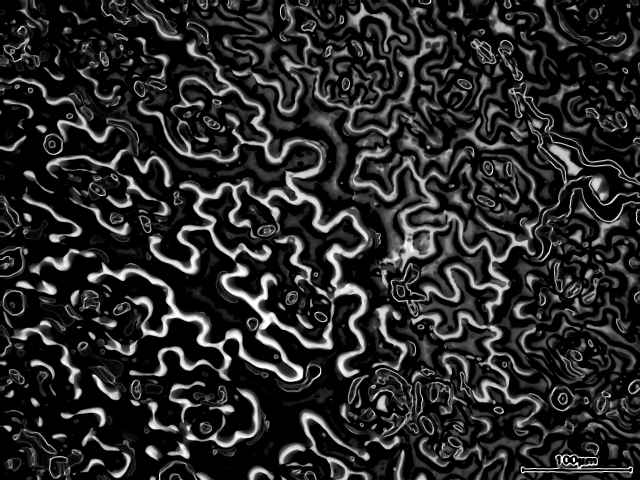
#> input picture check.png, 1280 x 960 px, given in place of hdg2-2_1_5_3_A.avi, which was not available (shown at 1/2 size)
$ python background_subtraction.py
#> lines starting #> are read from the running program, lines starting #| are printed output that depends on the picture; after the words box and inside, x2 and y2 are one past the last pixel; in counts of white or black regions, pixels touching at a corner belong together; pictures that were not available may be replaced by others from this repository, and a replacement may not be noted
import cv2
import numpy as np
import sys

# read input video
VIDEO = 'hdg2-2_1_5_3_A.avi'
cap = cv2.VideoCapture(VIDEO)
if (cap.isOpened()== False):
    print("!!! Failed to open video")
    sys.exit(-1)

# retrieve input video frame size
frame_width = int(cap.get(cv2.CAP_PROP_FRAME_WIDTH))
frame_height = int(cap.get(cv2.CAP_PROP_FRAME_HEIGHT))
fps = cap.get(cv2.CAP_PROP_FPS)
#print('* Input Video settings:', frame_width, 'x', frame_height, '@', fps)

# adjust output video size
frame_height = int(frame_height / 2)
#print('* Output Video settings:', frame_width, 'x', frame_height, '@', fps)

# create output video
#video_out = cv2.VideoWriter('traffic_out.mp4', cv2.VideoWriter_fourcc(*'MP4V'), fps, (frame_width, frame_height))
#video_out = cv2.VideoWriter('traffic_out.avi', cv2.VideoWriter_fourcc('M','J','P','G'), fps, (frame_width, frame_height), True)

# create MOG
backSub = cv2.createBackgroundSubtractorMOG2(history=1, varThreshold=156, detectShadows=True)
iter = 0
while (True):
    # retrieve frame from the video
    ret, frame = cap.read() # 3-channels
#> frame is the input picture: shape (960, 1280, 3); min 0, max 255, mean 40.7
    if (frame is None):
        break

    # resize to 50% of its original size
    frame = cv2.resize(frame, None, fx=0.5, fy=0.5)
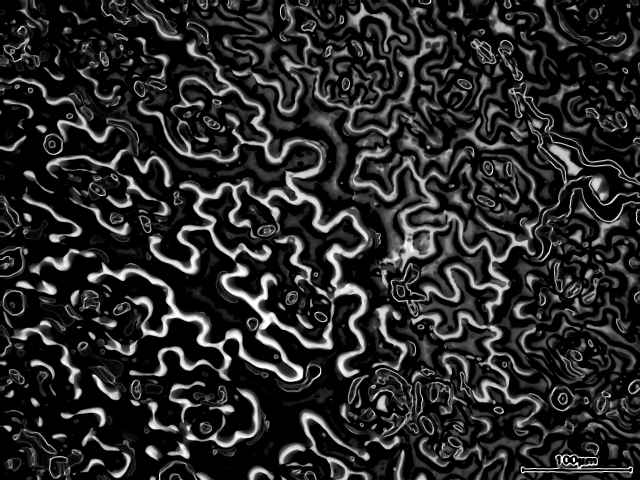
#> frame: shape (480, 640, 3); min 0, max 255, mean 40.8

    # gaussian blur helps to remove noise
    blur = cv2.GaussianBlur(frame, (7,7), 0)
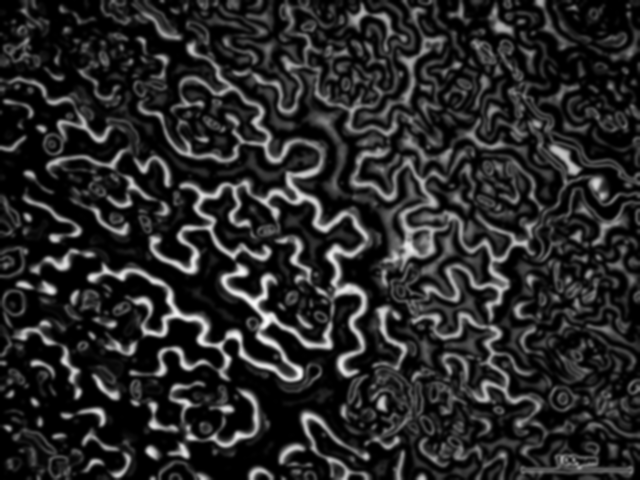
#> blur: shape (480, 640, 3); min 0, max 252, mean 40.8
    #cv2.imshow('frame_blur', blur)

    # subtract background
    fgmask = backSub.apply(blur) # single channel
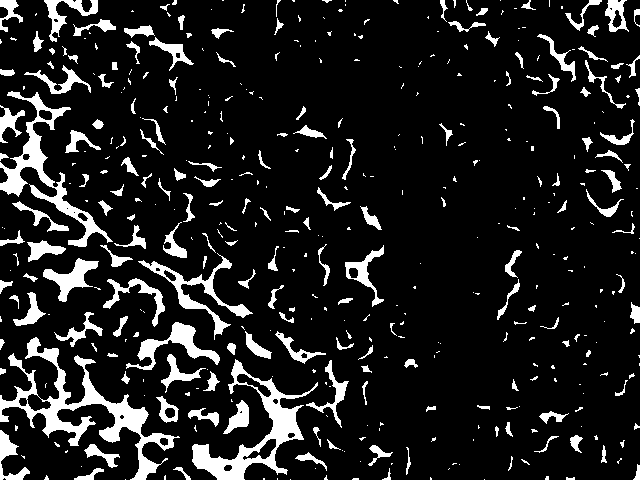
#> fgmask: shape (480, 640); values 127 (black) and 255 (white), 12% white; 442 white regions (258 under 20 px), largest, box (x1, y1, x2, y2) and area: (0, 337, 180, 480) 4912, (192, 359, 318, 480) 3431, (0, 91, 113, 247) 2997
    #cv2.imshow('fgmask', fgmask)

    # concatenate both frames horizontally and write it as output
    fgmask_bgr = cv2.cvtColor(fgmask, cv2.COLOR_GRAY2BGR) # convert single channel image to 3-channels
    out_frame = cv2.hconcat([blur, fgmask_bgr]) #
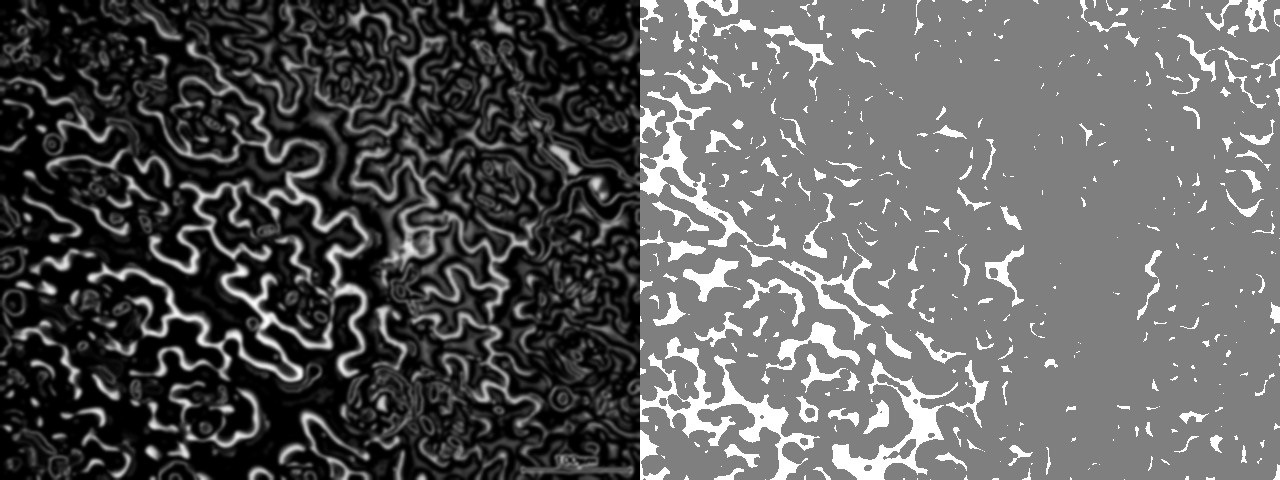
#> out_frame: shape (480, 1280, 3); min 0, max 255, mean 91.6
    #print('output=', out_frame.shape) # shape=(360, 1280, 3)

    cv2.imshow('output', out_frame)
    #video_out.write(out_frame)
    iter += 1

    # quick pause to display the windows
    if (cv2.waitKey(1) == 27):
#> (key Esc is pressed here)
        break

# release resources
cap.release()
#video_out.release()
cv2.destroyAllWindows()

cv2.imwrite(VIDEO.replace('.avi', 'background_subtraction.png'), ((fgmask_bgr)/iter).astype("uint8"))

$ run again, on hdg2-2_1_5_3_AEric_Mine.png
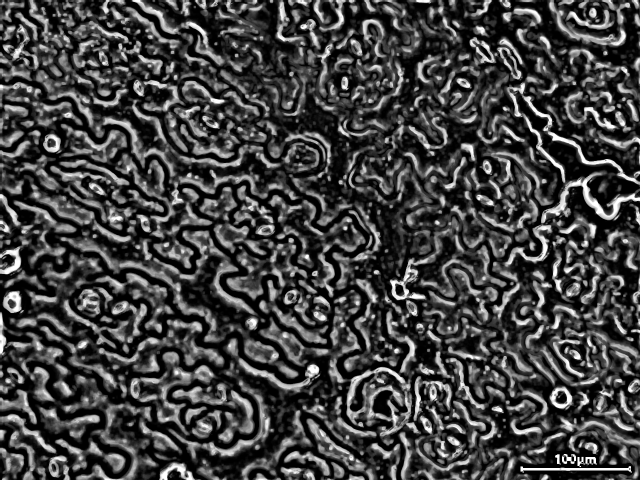
#> input picture hdg2-2_1_5_3_AEric_Mine.png, 1280 x 960 px, given in place of hdg2-2_1_5_3_A.avi, which was not available (shown at 1/2 size)
#> frame is the input picture: shape (960, 1280, 3); min 0, max 255, mean 66.5
#> frame: shape (480, 640, 3)
#> `fgmask = backSub.apply(blur)`:
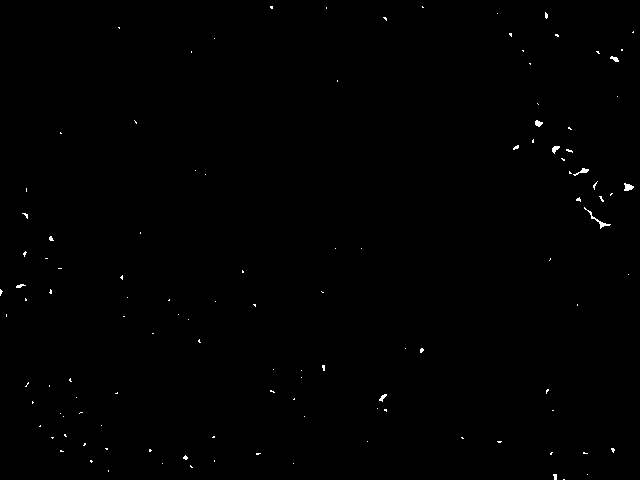
#> fgmask: shape (480, 640); values 127 (black) and 255 (white), 0.3% white in thin lines or dots
#> `out_frame = cv2.hconcat([blur, fgmask_bgr])`:
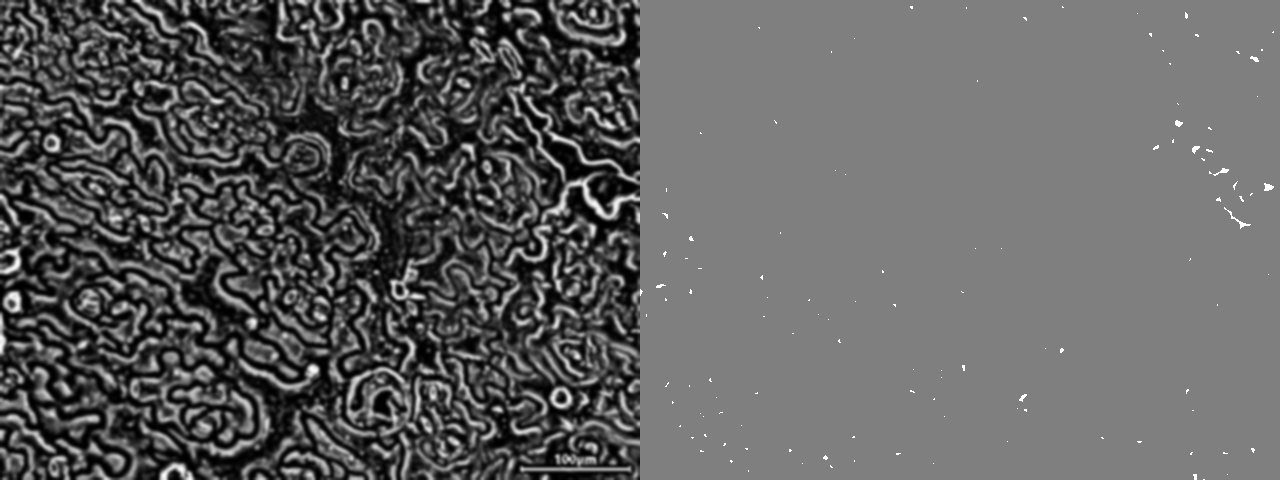
#> out_frame: shape (480, 1280, 3); min 0, max 255, mean 97
